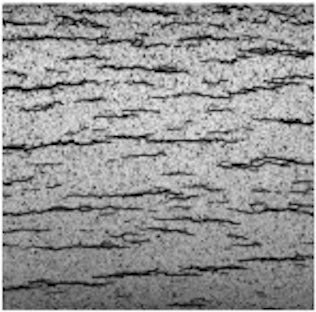
#> input picture Hydrides/chu1.jpg, 316 x 312 px, found by its file name
$ python Gauss_threshold.py
#> lines starting #> are read from the running program, lines starting #| are printed output that depends on the picture; after the words box and inside, x2 and y2 are one past the last pixel; in counts of white or black regions, pixels touching at a corner belong together
import cv2 #Needs the opencv module to be installed
from matplotlib import pyplot as plt #Needs the matplotlib module to be installed
from skimage import morphology
import numpy as np

path =  r"C:\Users\Enn\Documents\CDT projekt\Coursework\Hydrides" #Enter the path of the directory, which contains all the images to be thresholded.
i = 1 #Integer to keep track of the used images in the while loop
imagelist = [] #List to contain all the processed images


while i <= 16: #16 images, i values up to and including 16
    image = cv2.imread(path + "\chu" + str(i) + ".jpg", 0) #Reads in the image. Do not change the original filenames.
#> image: shape (312, 316); min 0, max 255, mean 147.7
    image_threshold =  cv2.adaptiveThreshold(image, 255,cv2.ADAPTIVE_THRESH_GAUSSIAN_C, cv2.THRESH_BINARY, 7, 1) #Conduct adaptive Gaussian Thresholding on the image
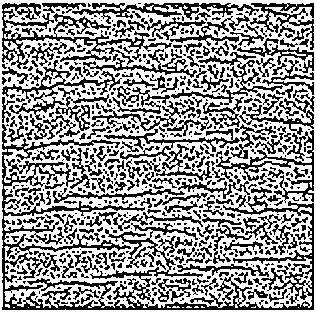
#> image_threshold: shape (312, 316); 59% white; black in thin lines or dots

    image_threshold_inverted = np.invert(image_threshold)
#> image_threshold_inverted: shape (312, 316); 41% white in thin lines or dots

    imagelist.append(image_threshold) #Add image to the image list


    clean_image_skimage = morphology.remove_small_holes(image_threshold, area_threshold = 175, connectivity = 1) #Conduct area-based thresholding to remove isolated pixels below a specified area threshold
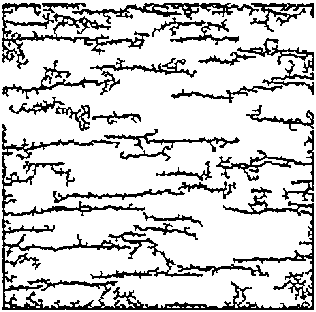
#> clean_image_skimage: shape (312, 316) bool; 81% white; black in thin lines or dots

    clean_image_skimage = np.uint8(clean_image_skimage) #Convert from boolean to uint8, otherwise opencv cannot process the array

    clean_image_skimage = np.invert(clean_image_skimage)
#> clean_image_skimage: shape (312, 316); values 254 (black) and 255 (white), 19% white in thin lines or dots

    element_open = cv2.getStructuringElement(cv2.MORPH_RECT, (2,2)) #Define the structure size for the erosion treatment

    clean_image_open = cv2.morphologyEx(image_threshold_inverted, cv2.MORPH_OPEN, element_open) #Conduct an erosion and dilation treatment to reduce noise or small hydrides, in this case
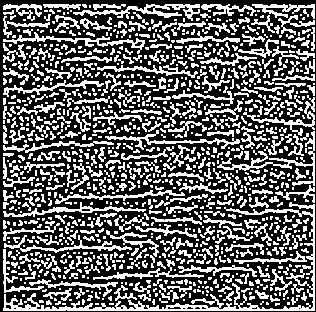
#> clean_image_open: shape (312, 316); 37.6% white in thin lines or dots

    clean_image_open_combined = cv2.morphologyEx(clean_image_skimage, cv2.MORPH_OPEN, element_open)
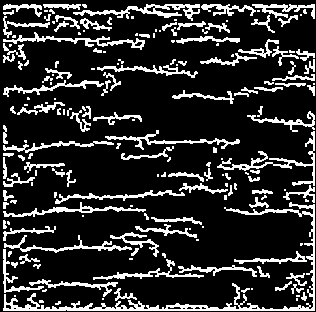
#> clean_image_open_combined: shape (312, 316); values 254 (black) and 255 (white), 18% white in thin lines or dots

    print("Similarity between opencv and skimage morphology processing: " + str(round(np.sum(clean_image_open == clean_image_skimage)/(len(image)*len(image[0]))*100, 1)) + "%")
#| Similarity between opencv and skimage morphology processing: 11.8%
    print("Similarity between skimage and opencv morphology processing combined vs. skimage: " + str(round(np.sum(clean_image_open_combined == clean_image_skimage)/(len(image)*len(image[0]))*100, 1)) + "%")
#| Similarity between skimage and opencv morphology processing combined vs. skimage: 86.5%

    #Display the fact that all the processed images are different, hence they all deserve separate testing and subsequent analysis.


    func, plots = plt.subplots(1,4, figsize =(45,45)) #Define subplot area


    plots[3].imshow(clean_image_open_combined, "gray") #Plot everything for comparison and verification
    plots[2].imshow(clean_image_skimage, "gray")
    plots[1].imshow(clean_image_open, "gray")
    plots[0].imshow(image_threshold_inverted, "gray")


    plots[3].axis("off") #Remove axes for increased clarity
    plots[2].axis("off")
    plots[1].axis("off")
    plots[0].axis("off")


    plots[3].title.set_text("OpenCV + skimage") #Add titles for each processed image
    plots[2].title.set_text("skimage")
    plots[1].title.set_text("OpenCV")
    plots[0].title.set_text("Gauss ")

    plt.show() #Plot the images one by one for verification
    i += 1

$ run again, with Hydrides/chu10.jpg copied over Hydrides/chu1.jpg
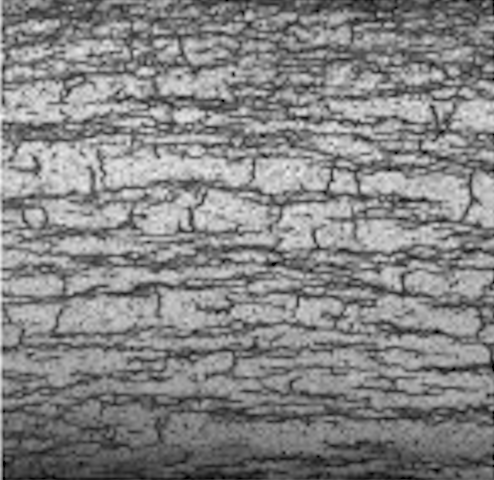
#> input picture Hydrides/chu10.jpg, 494 x 480 px, found by its file name
#> `image_threshold =  cv2.adaptiveThreshold(image, 255,cv2.ADAPTIVE_THRES..`:
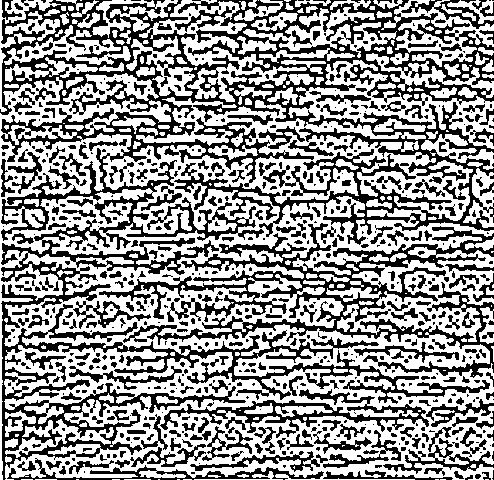
#> image_threshold: shape (480, 494); 58.2% white; 659 black regions (365 under 20 px), largest, box (x1, y1, x2, y2) and area: (0, 0, 494, 480) 54837, (99, 223, 494, 378) 12825, (160, 389, 429, 438) 2908
#> clean_image_open: shape (480, 494); 40.7% white; 755 white regions (351 under 20 px), largest, box (x1, y1, x2, y2) and area: (2, 0, 494, 195) 17193, (100, 224, 494, 365) 9713, (176, 129, 494, 245) 6667
#> `clean_image_open_combined = cv2.morphologyEx(clean_image_skimage, cv2...`:
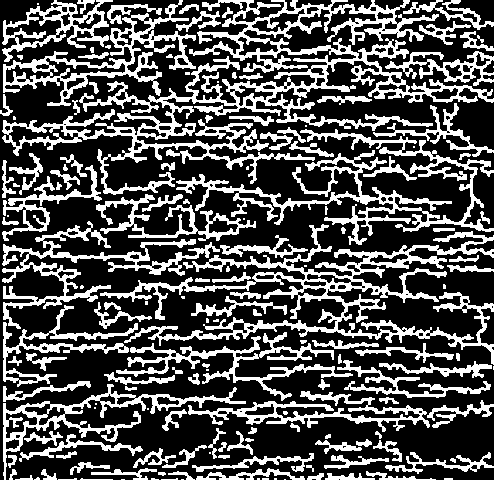
#> clean_image_open_combined: shape (480, 494); values 254 (black) and 255 (white), 32.2% white; 156 white regions (36 under 20 px), largest, box (x1, y1, x2, y2) and area: (2, 0, 494, 195) 16893, (100, 224, 494, 365) 9634, (176, 129, 494, 245) 6375
#| Similarity between opencv and skimage morphology processing: 23.5%
#| Similarity between skimage and opencv morphology processing combined vs. skimage: 81.8%

$ run again, with Hydrides/chu11.jpg copied over Hydrides/chu1.jpg
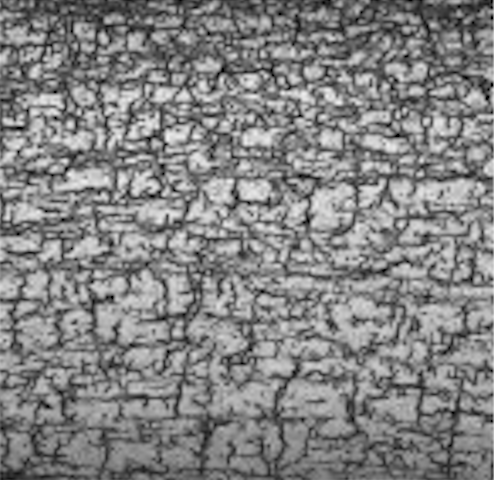
#> input picture Hydrides/chu11.jpg, 494 x 480 px, found by its file name
#> `image_threshold =  cv2.adaptiveThreshold(image, 255,cv2.ADAPTIVE_THRES..`:
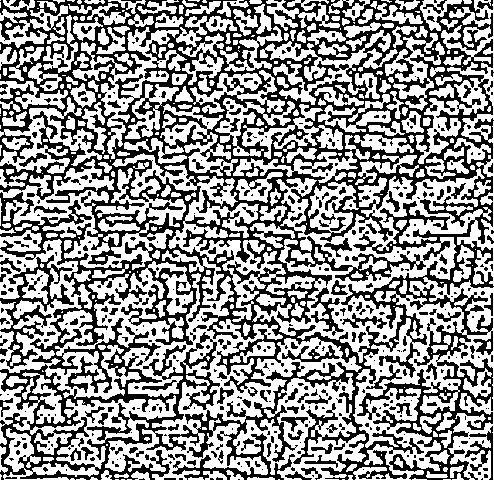
#> image_threshold: shape (480, 494); 57.5% white; 485 black regions (321 under 20 px), largest, box (x1, y1, x2, y2) and area: (0, 0, 494, 480) 87677, (0, 255, 74, 369) 1888, (311, 287, 344, 336) 473
#> clean_image_open: shape (480, 494); 41.7% white; 525 white regions (296 under 20 px), largest, box (x1, y1, x2, y2) and area: (0, 0, 494, 394) 53863, (0, 319, 218, 480) 8374, (358, 360, 494, 480) 3872
#> `clean_image_open_combined = cv2.morphologyEx(clean_image_skimage, cv2...`:
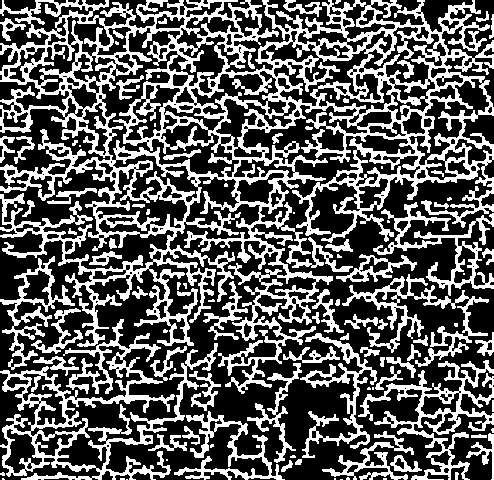
#> clean_image_open_combined: shape (480, 494); values 254 (black) and 255 (white), 36.3% white; 103 white regions (33 under 20 px), largest, box (x1, y1, x2, y2) and area: (0, 0, 494, 394) 52635, (0, 319, 218, 480) 8112, (358, 360, 494, 480) 3735
#| Similarity between opencv and skimage morphology processing: 26.3%
#| Similarity between skimage and opencv morphology processing combined vs. skimage: 79.4%

$ run again, with Hydrides/chu12.jpg copied over Hydrides/chu1.jpg
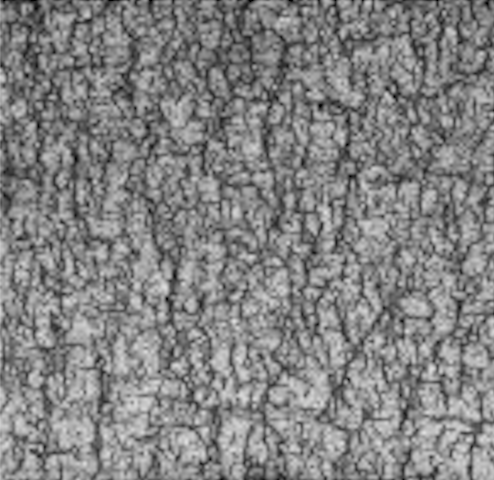
#> input picture Hydrides/chu12.jpg, 494 x 480 px, found by its file name
#> `image_threshold =  cv2.adaptiveThreshold(image, 255,cv2.ADAPTIVE_THRES..`:
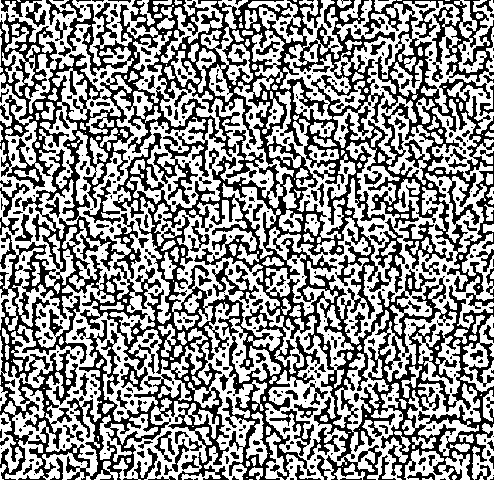
#> image_threshold: shape (480, 494); 56.3% white; 446 black regions (270 under 20 px), largest, box (x1, y1, x2, y2) and area: (0, 0, 494, 480) 87656, (369, 218, 405, 293) 793, (399, 221, 453, 269) 686
#> clean_image_open: shape (480, 494); 42.6% white; 602 white regions (286 under 20 px), largest, box (x1, y1, x2, y2) and area: (108, 134, 494, 480) 27288, (297, 0, 494, 320) 11262, (33, 4, 241, 276) 8977
#> `clean_image_open_combined = cv2.morphologyEx(clean_image_skimage, cv2...`:
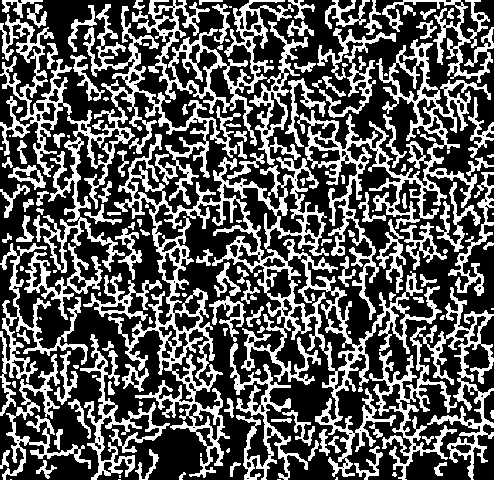
#> clean_image_open_combined: shape (480, 494); values 254 (black) and 255 (white), 35.2% white; 167 white regions (42 under 20 px), largest, box (x1, y1, x2, y2) and area: (108, 134, 442, 478) 19078, (297, 39, 491, 320) 8343, (33, 4, 241, 273) 8195
#| Similarity between opencv and skimage morphology processing: 25.6%
#| Similarity between skimage and opencv morphology processing combined vs. skimage: 80.1%
